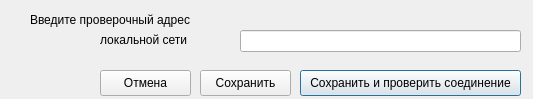
<?xml version="1.0" encoding="UTF-8"?>
<ui version="4.0">
 <class>DialogEditPing</class>
 <widget class="QDialog" name="DialogEditPing">
  <property name="geometry">
   <rect>
    <x>0</x>
    <y>0</y>
    <width>533</width>
    <height>99</height>
   </rect>
  </property>
  <property name="windowTitle">
   <string>Dialog</string>
  </property>
  <widget class="QLineEdit" name="tb_hostname">
   <property name="geometry">
    <rect>
     <x>240</x>
     <y>30</y>
     <width>281</width>
     <height>22</height>
    </rect>
   </property>
  </widget>
  <widget class="QPushButton" name="btn_save_ping">
   <property name="geometry">
    <rect>
     <x>300</x>
     <y>70</y>
     <width>221</width>
     <height>26</height>
    </rect>
   </property>
   <property name="text">
    <string>Сохранить и проверить соединение</string>
   </property>
  </widget>
  <widget class="QPushButton" name="btn_save">
   <property name="geometry">
    <rect>
     <x>200</x>
     <y>70</y>
     <width>91</width>
     <height>26</height>
    </rect>
   </property>
   <property name="text">
    <string>Сохранить</string>
   </property>
  </widget>
  <widget class="QPushButton" name="btn_cancel">
   <property name="geometry">
    <rect>
     <x>100</x>
     <y>70</y>
     <width>91</width>
     <height>26</height>
    </rect>
   </property>
   <property name="text">
    <string>Отмена</string>
   </property>
  </widget>
  <widget class="QLabel" name="label">
   <property name="geometry">
    <rect>
     <x>30</x>
     <y>10</y>
     <width>171</width>
     <height>20</height>
    </rect>
   </property>
   <property name="text">
    <string>Введите проверочный адрес</string>
   </property>
  </widget>
  <widget class="QLabel" name="lbl_name_net">
   <property name="geometry">
    <rect>
     <x>100</x>
     <y>30</y>
     <width>101</width>
     <height>20</height>
    </rect>
   </property>
   <property name="text">
    <string>локальной сети</string>
   </property>
  </widget>
 </widget>
 <resources/>
 <connections/>
</ui>
